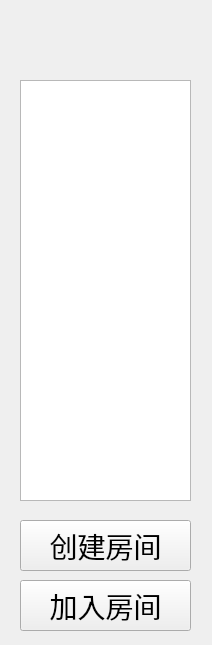
<?xml version="1.0" encoding="UTF-8"?>
<ui version="4.0">
 <class>UserInterface</class>
 <widget class="QWidget" name="UserInterface">
  <property name="geometry">
   <rect>
    <x>0</x>
    <y>0</y>
    <width>212</width>
    <height>645</height>
   </rect>
  </property>
  <property name="windowTitle">
   <string>Form</string>
  </property>
  <widget class="QLabel" name="label_username">
   <property name="geometry">
    <rect>
     <x>60</x>
     <y>20</y>
     <width>111</width>
     <height>41</height>
    </rect>
   </property>
   <property name="font">
    <font>
     <pointsize>21</pointsize>
    </font>
   </property>
   <property name="text">
    <string/>
   </property>
  </widget>
  <widget class="QListWidget" name="listWidget_allroom_id">
   <property name="geometry">
    <rect>
     <x>20</x>
     <y>80</y>
     <width>171</width>
     <height>421</height>
    </rect>
   </property>
   <property name="font">
    <font>
     <pointsize>21</pointsize>
    </font>
   </property>
  </widget>
  <widget class="QPushButton" name="pushButton_createroom">
   <property name="geometry">
    <rect>
     <x>20</x>
     <y>520</y>
     <width>171</width>
     <height>51</height>
    </rect>
   </property>
   <property name="font">
    <font>
     <pointsize>21</pointsize>
    </font>
   </property>
   <property name="text">
    <string>创建房间</string>
   </property>
  </widget>
  <widget class="QPushButton" name="pushButton_joinroom">
   <property name="geometry">
    <rect>
     <x>20</x>
     <y>580</y>
     <width>171</width>
     <height>51</height>
    </rect>
   </property>
   <property name="font">
    <font>
     <pointsize>21</pointsize>
    </font>
   </property>
   <property name="text">
    <string>加入房间</string>
   </property>
  </widget>
 </widget>
 <resources/>
 <connections/>
</ui>
